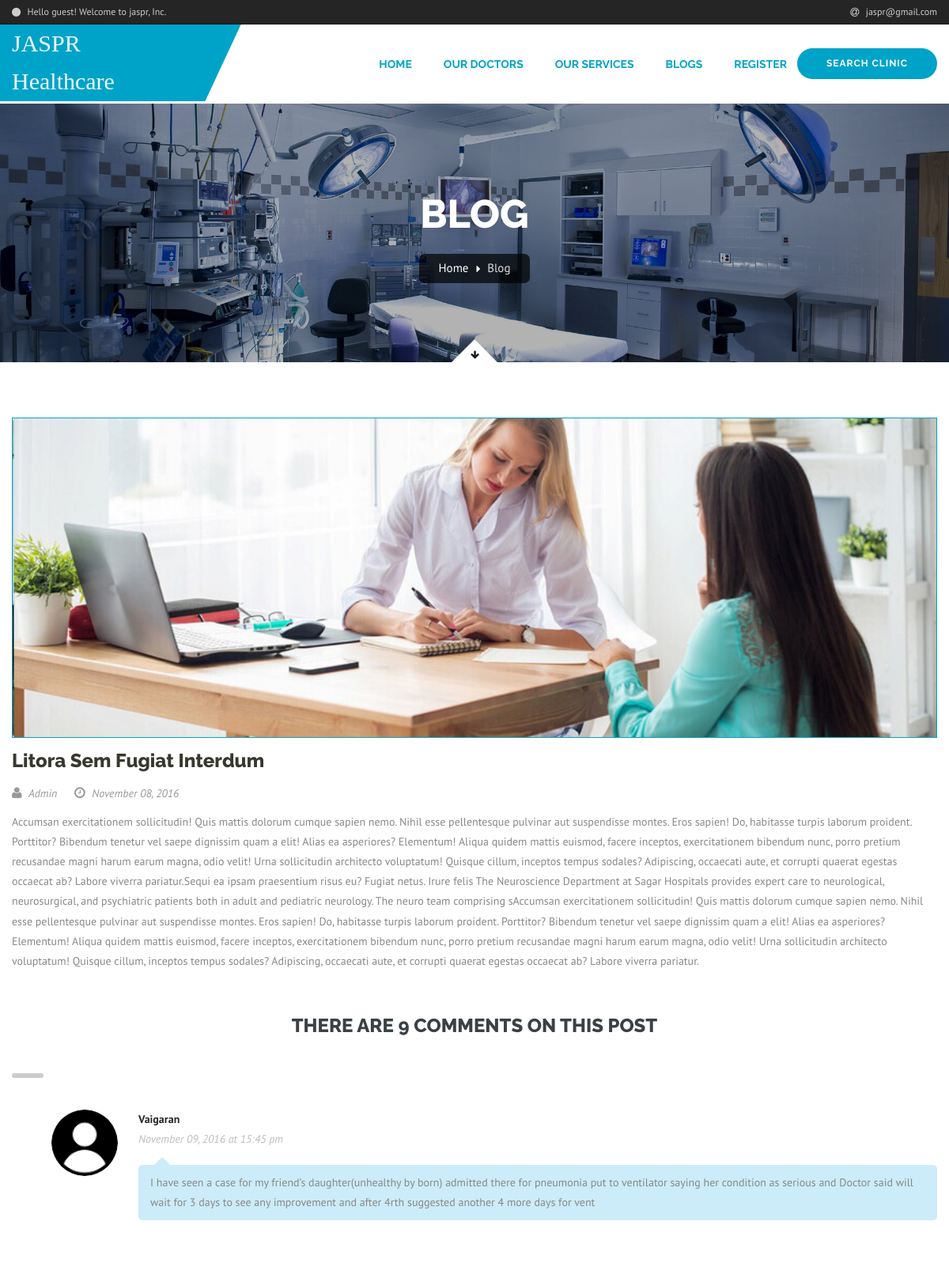
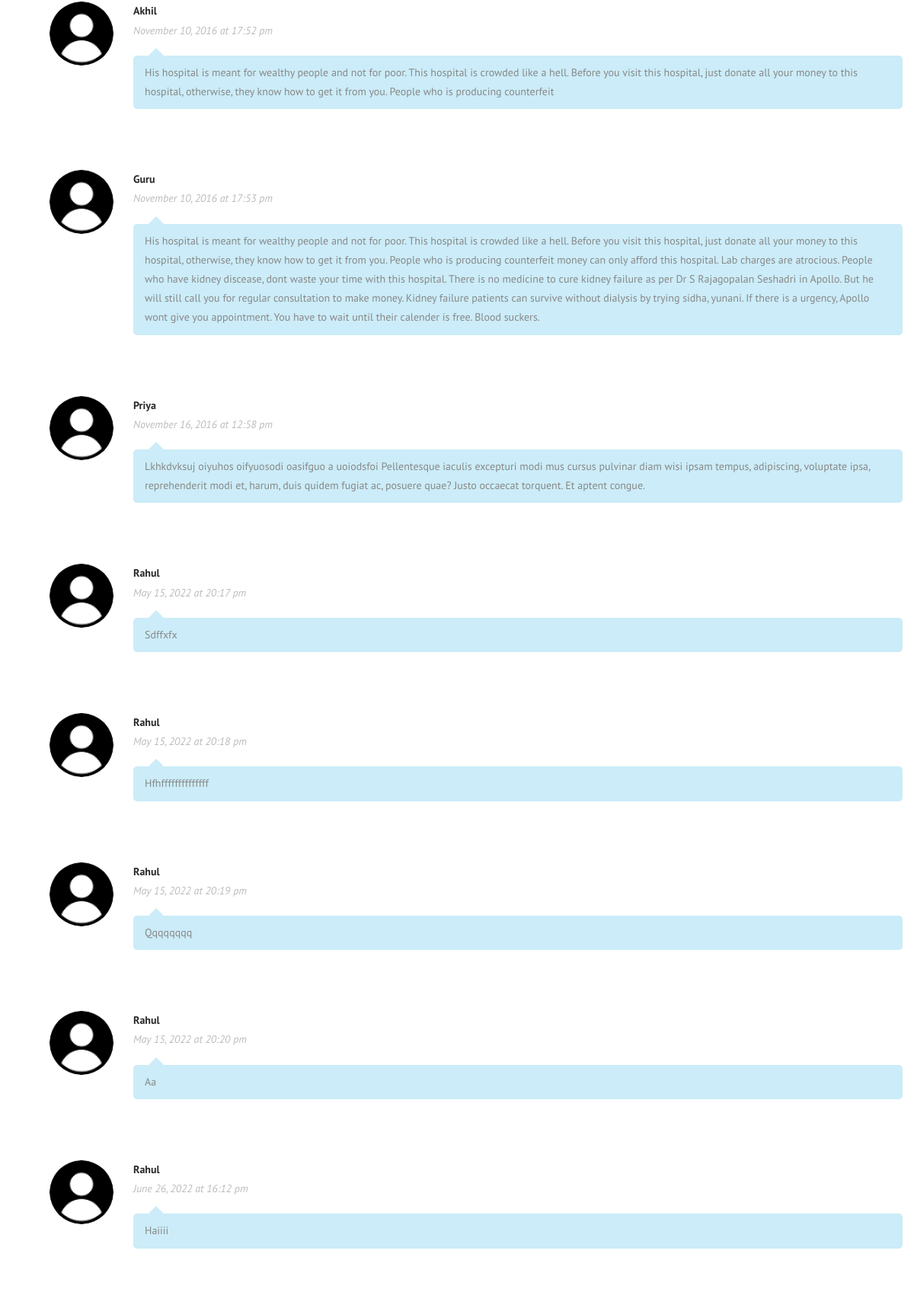
/blogs.php (upper part), run on the app's committed database (2 pictures, top to bottom).
### tables this page shows
CREATE TABLE `blog` (
  `id` int(10) UNSIGNED NOT NULL,
  `title` varchar(255) NOT NULL,
  `blog_image` text NOT NULL,
  `description` text NOT NULL,
  `posted_by` varchar(50) NOT NULL,
  `status` enum('enable','disable') NOT NULL DEFAULT 'disable',
  `created_at` datetime NOT NULL DEFAULT current_timestamp(),
  `updated_at` timestamp NOT NULL DEFAULT current_timestamp()
);

CREATE TABLE `blog_details` (
  `id` int(10) UNSIGNED NOT NULL,
  `blog_id` int(10) UNSIGNED NOT NULL,
  `email` varchar(255) NOT NULL,
  `name` varchar(50) NOT NULL,
  `message` text NOT NULL,
  `status` enum('Approved','Not Approved') NOT NULL DEFAULT 'Approved',
  `created_at` datetime NOT NULL DEFAULT current_timestamp(),
  `updated_at` timestamp NOT NULL DEFAULT current_timestamp()
);

### admin/admin_php/review.php (called while the page is built, shortened)
<?php
include "config.php";
$getBlogDetailList =  "SELECT * FROM  blog WHERE status = 'enable' ";
$blogDetailList = mysqli_query($conn, $getBlogDetailList);
while($row = mysqli_fetch_assoc($blogDetailList)) {
 $blog_id = $row['id'];
}
$getReviews =  "SELECT * FROM  blog_details WHERE blog_id = $blog_id AND status = 'Approved' ";
$reviews = mysqli_query($conn, $getReviews);

### blogs.php (the view, shortened to what this page needs)
 <?php
 include "includes/header.php";
 include "admin/admin_php/review.php";
 ?> <html>
<link href="css/bootstrap.min.css" rel="stylesheet">
<link href="css/style.css" rel="stylesheet">
<link href="css/bootstrap-margin-padding.css" rel="stylesheet">
<link href="css/responsive.css" rel="stylesheet">
<link href="vendor/jquery-ui/jquery-ui.css" rel="stylesheet">
<link href="vendor/time-picker/jquery.timepicker.css" rel="stylesheet">
    <section class="page-title"  data-bg-img="images/background/page-title-1.jpg ">
        <div class="auto-container">
            <h1>Blog</h1>
            <ul class="bread-crumb">
            	<li><a href="index.php">Home</a></li>
                <li><a href="#">Blog</a></li>
            </ul>
        </div>
        <div class="go-down">
            <div class="curve scroll-to-target" data-target="#sidebar-section"><span class="icon fa fa-arrow-down"></span></div>
        </div>
    </section>
    <div class="sidebar-section no-bg" id="sidebar-section">
        <div class="auto-container">
        	<div class="row clearfix">
                <div class="col-md-12 col-sm-12 col-xs-12 content-side">
                    <section class="blog-section">
                        <?php
                        $getBlogDetailList =  "SELECT * FROM  blog WHERE status = 'enable' ";
                        $blogDetailList = mysqli_query($conn, $getBlogDetailList);
                        if (mysqli_num_rows($blogDetailList) > 0) {
                        while($row = mysqli_fetch_assoc($blogDetailList)) {
                        ?>
                        <article class="blog-post blog-details">
                        	<div class="image">
                                <a href="blogs.php">
                                    <img src="<?php echo 'admin/uploads/blog_images/'.$row['blog_image']; ?>" alt="">
                                </a>
                            </div>
                            <div class="post-title"><h2><?php echo ucwords($row['title']); ?></h2></div>
                            <div class="post-info"><a href="#">
                                    <span class="fa fa-user"></span>
                                    <?php echo ucwords($row['posted_by']); ?>
                                </a> &ensp;&ensp;
                                <a href="#"><span class="fa fa-clock-o"></span>
                                    <?php echo date('F d, Y',strtotime($row['created_at'])); ?>
                                </a>
                            </div>
                            <div class="post-data">
                               <?php echo ucfirst($row['description']); ?>
                                <br>
                            </div>
                        </article>
                            <?php
                        }
                        }
                        else
                        {
                            echo "0 results";
                        }
                        ?>
                        <div class="comments-area">
                            <div class="sec-title style-three"><h2>There are <?php echo mysqli_num_rows($reviews); ?> comments on this post
                                </h2>
                                <div class="line"></div>
                            </div>
                            <div class="comment-box">
                                <?php
                                if (mysqli_num_rows($reviews) > 0) {
                                while($row = mysqli_fetch_assoc($reviews)) {
                                ?>
                                <div class="comment reply-comment wow fadeInUp" data-wow-delay="0ms" data-wow-duration="1500ms">
                                    <div class="author-thumb">
                                        <img class="img-circle" src="images/resource/author-thumb-2.png" alt="">
                                    </div>
                                    <div class="comment-info">
                                        <strong> <?php echo ucwords($row['name']); ?></strong>
                                        <br>
                                        <em><?php echo date('F d, Y',strtotime($row['created_at'])); ?> at <?php echo  date('H:i a',strtotime($row['created_at'])); ?> </em>
                                    </div>
                                    <div class="text">
                                        <?php echo ucfirst($row['message']); ?>
                                    </div>
                                </div>
                                    <?php
                                }
                                }
                                else
                                {
                                    echo "0 results";
                                }
                                ?>
                            </div>
                        </div>
                    </section>
                </div>
    		</div>
        </div>
    </div>

### data on the page
blog: blog_image (picture), title "Litora Sem Fugiat Interdum", posted_by "Admin", created_at "November 08, 2016", description "Accumsan exercitationem sollicitudin! Quis mattis dolorum cumque sapien nemo. Nihil esse pellentesque pulvinar aut suspendisse montes. Eros sapien! Do, habitasse turpis laborum proident. Porttitor? Bibendum tenetur vel saepe dignissim quam a elit! Alias ea asperiores? Elementum! Aliqua quidem mattis euismod, facere inceptos, exercitationem bibendum nunc, porro pretium recusandae magni harum earum magna, odio velit! Urna sollicitudin architecto voluptatum! Quisque cillum, inceptos tempus sodales? Adipiscing, occaecati aute, et corrupti quaerat egestas occaecat ab? Labore viverra pariatur.Sequi ea ipsam praesentium risus eu? Fugiat netus. Irure felis The Neuroscience Department at Sagar…"
blog_details: name "Vaigaran", created_at "November 09, 2016", created_at "15:45 pm", message "I have seen a case for my friend’s daughter(unhealthy by born) admitted there for pneumonia put to ventilator saying her condition as serious and Doctor said will wait for 3 days to see any improvement and after 4rth suggested another 4 more days for vent"
blog_details: name "Akhil", created_at "November 10, 2016", created_at "17:52 pm", message "His hospital is meant for wealthy people and not for poor. This hospital is crowded like a hell. Before you visit this hospital, just donate all your money to this hospital, otherwise, they know how to get it from you. People who is producing counterfeit"
blog_details: name "Guru", created_at "November 10, 2016", created_at "17:53 pm", message "His hospital is meant for wealthy people and not for poor. This hospital is crowded like a hell. Before you visit this hospital, just donate all your money to this hospital, otherwise, they know how to get it from you. People who is producing counterfeit money can only afford this hospital. Lab charges are atrocious. People who have kidney discease, dont waste your time with this hospital. There is no medicine to cure kidney failure as per Dr S Rajagopalan Seshadri in Apollo. But he will still call you for regular consultation to make money. Kidney failure patients can survive without dialysis by trying sidha, yunani. If there is a urgency, Apollo wont give you appointment. You have to wait…"
blog_details: name "Priya", created_at "November 16, 2016", created_at "12:58 pm", message "Lkhkdvksuj oiyuhos oifyuosodi oasifguo a uoiodsfoi Pellentesque iaculis excepturi modi mus cursus pulvinar diam wisi ipsam tempus, adipiscing, voluptate ipsa, reprehenderit modi et, harum, duis quidem fugiat ac, posuere quae? Justo occaecat torquent. Et aptent congue."
blog_details: name "Rahul", created_at "May 15, 2022", created_at "20:17 pm", message "Sdffxfx"
blog_details: name "Rahul", created_at "May 15, 2022", created_at "20:18 pm", message "Hfhffffffffffffff"
blog_details: name "Rahul", created_at "May 15, 2022", created_at "20:19 pm", message "Qqqqqqqq"
blog_details: name "Rahul", created_at "May 15, 2022", created_at "20:20 pm", message "Aa"
blog_details: name "Rahul", created_at "June 26, 2022", created_at "16:12 pm", message "Haiiii"

### other printed values
mysqli_num_rows($reviews) "9"
